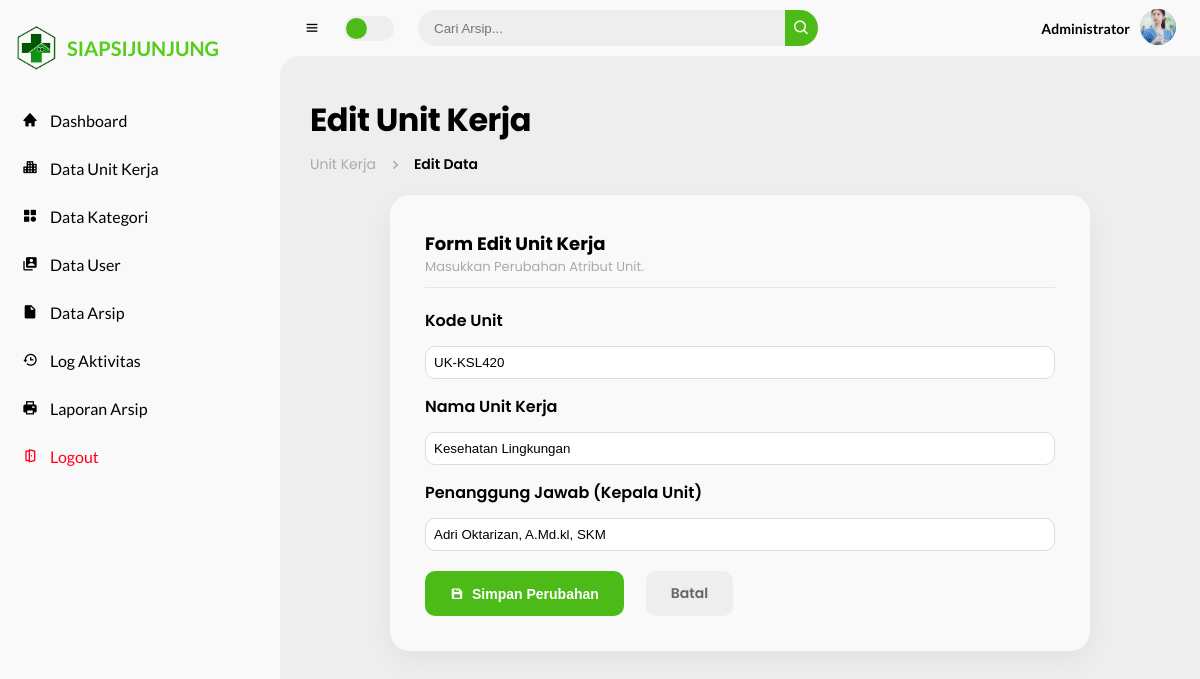
The page /pages/admin/unit_edit.php?id=9 (signed in) on the database its author committed.
### tables this page shows
CREATE TABLE `unit_kerja` (
  `id_unit` int(11) NOT NULL,
  `kode_unit` varchar(20) NOT NULL,
  `nama_unit` varchar(100) NOT NULL,
  `penanggung_jawab` varchar(100) NOT NULL,
  `created_at` timestamp NOT NULL DEFAULT current_timestamp()
);

### pages/admin/unit_edit.php (the view, shortened to what this page needs)
<?php
include "../../config/koneksi.php";
$id = mysqli_real_escape_string($koneksi, $_GET['id']);
$query = mysqli_query($koneksi, "SELECT * FROM unit_kerja WHERE id_unit = '$id'");
$data = mysqli_fetch_assoc($query);
?>
<!DOCTYPE html>
<html lang="id">
<head>
    <link rel="stylesheet" href="../../assets/boxicons-2.1.4/css/boxicons.min.css">
    <link rel="stylesheet" href="../../assets/css/style.css">
</head>
<body>
    <?php include '../partials/sidebar.php'; ?>
    <section id="content">
        <?php include '../partials/navbar.php'; ?>
        <main>
            <div class="head-title">
                <div class="left">
                    <h1>Edit Unit Kerja</h1>
                    <ul class="breadcrumb">
                        <li><a href="data_unit.php">Unit Kerja</a></li>
                        <li><i class='bx bx-chevron-right'></i></li>
                        <li><a class="active" href="#">Edit Data</a></li>
                    </ul>
                </div>
            </div>
            <div class="form-box">
                <div class="head" style="margin-bottom: 20px; border-bottom: 1px solid var(--border-color); padding-bottom: 10px;">
                    <h3 style="color: var(--dark); font-size: 18px;">Form Edit Unit Kerja</h3>
                    <p style="font-size: 13px; color: var(--dark-grey);">Masukkan Perubahan Atribut Unit.</p>
                </div>
                <form action="" method="POST">
                    <div class="form-group" style="margin-bottom: 15px;">
                        <label>Kode Unit</label>
                        <input type="text" name="kode_unit" value="<?= htmlspecialchars($data['kode_unit']); ?>" required placeholder="Contoh: Poli-KIA" style="width: 100%; padding: 8px; margin-top: 5px;">
                    </div>
                    <div class="form-group" style="margin-bottom: 15px;">
                        <label>Nama Unit Kerja</label>
                        <input type="text" name="nama_unit" value="<?= htmlspecialchars($data['nama_unit']); ?>" required placeholder="Contoh: Poli Kesehatan Ibu dan Anak" style="width: 100%; padding: 8px; margin-top: 5px;">
                    </div>
                    <div class="form-group" style="margin-bottom: 15px;">
                        <label>Penanggung Jawab (Kepala Unit)</label>
                        <input type="text" name="penanggung_jawab" value="<?= htmlspecialchars($data['penanggung_jawab']); ?>" required placeholder="Contoh: dr. Nila Sari" style="width: 100%; padding: 8px; margin-top: 5px;">
                    </div>
                    <div class="form-action" style="margin-top: 20px;">
                        <button type="submit" name="update" class="btn-save">
                            <i class='bx bxs-save'></i> Simpan Perubahan
                        </button>
                        <a href="data_unit.php" class="btn-cancel" style="text-decoration: none; margin-left: 10px;">Batal</a>
                    </div>
                </form>
            </div>
        </main>
    </section>
</body>
</html>

### assets/css/style.css (style rules this page uses)
* { margin: 0; padding: 0; box-sizing: border-box; }
a { text-decoration: none; }
li { list-style: none; }
:root { --poppins: 'Poppins', sans-serif; --lato: 'Lato', sans-serif; --light: #F9F9F9; --green: #4cbb17; --light-green: #CFE8FF; --grey: #eee; --dark-grey: #AAAAAA; --berkas:#ffb300; --dark: #000000; --red: rgb(255, 0, 25); --yellow: #FFCE26; --light-yellow: #FFF2C6; --orange: #FD7238; --light-orange: #FFE0D3; --white-card: #ffffff; --border-color: #e5e7eb; }
html { overflow-x: hidden !important; }
body { background: var(--grey); overflow-x: hidden; }
#content { position: relative; width: calc(100% - 280px); left: 280px; transition: .3s ease; }
#content main { width: 100%; padding: 40px 30px; font-family: var(--poppins); max-height: calc(100vh - 56px); overflow-y: auto; }
#content main .head-title { display: flex; align-items: center; justify-content: space-between; grid-gap: 16px; flex-wrap: wrap; }
#content main .head-title .left h1 { font-size: 32px; font-weight: 700; margin-bottom: 5px; color: var(--dark); letter-spacing: -0.5px; }
.btn-save { background: var(--green); color: #fff; padding: 12px 25px; border-radius: 10px; border: none; cursor: pointer; font-weight: 600; display: flex; align-items: center; gap: 8px; transition: 0.3s; font-size: 14px; }
.btn-cancel { background: #eee; color: #666; padding: 12px 25px; border-radius: 10px; text-decoration: none; font-weight: 600; transition: 0.3s; font-size: 14px; display: flex; align-items: center; }
.form-box { background: var(--light); padding: 35px; border-radius: 20px; max-width: 700px; margin: 20px auto; box-shadow: 0 10px 30px rgba(0, 0, 0, 0.05); }
.form-group { margin-bottom: 20px; }
.form-group label { display: block; font-weight: 600; margin-bottom: 8px; color: var(--dark); }
.form-group input, .form-group select, .form-group textarea { width: 100%; padding: 12px; border-radius: 10px; border: 1px solid #ddd; background: #fff; }
.form-action { display: flex; gap: 12px; margin-top: 30px; }

### pages/admin/unit_edit.php (style rules this page uses)
.breadcrumb { display: flex; align-items: center; grid-gap: 10px; margin-top: 10px; }
.breadcrumb li { color: var(--dark); list-style: none; display: flex; align-items: center; }
.breadcrumb li a { color: var(--dark-grey); font-size: 14px; }
.breadcrumb li a.active { color: var(--blue); font-weight: 600; }
.breadcrumb li i { font-size: 18px; color: var(--dark-grey); }

### rows shown on the page
unit_kerja: kode_unit "UK-KSL420", nama_unit "Kesehatan Lingkungan", penanggung_jawab "Adri Oktarizan, A.Md.kl, SKM"

### other values the page prints
$_SESSION['nama'] "Administrator"
